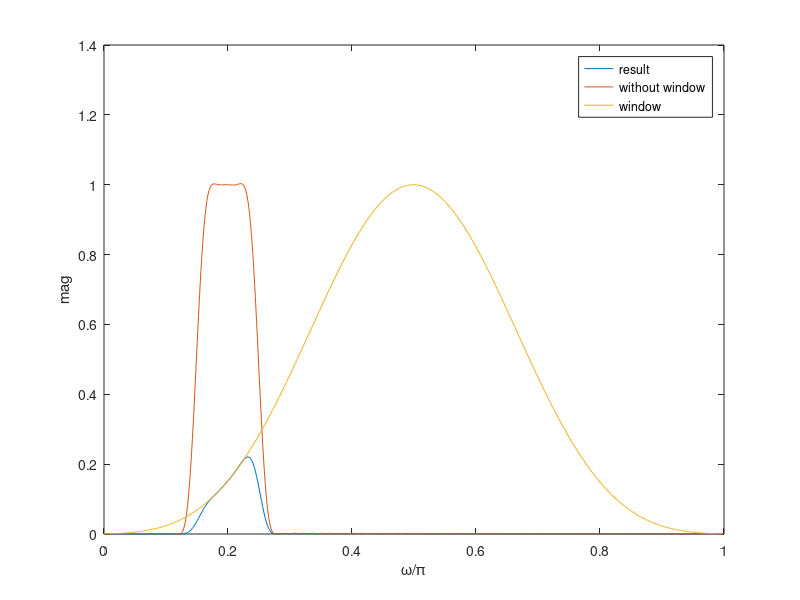

Reproduce this figure in MATLAB.
N = ceil((-20*log(sqrt(0.0116*10^-3))-13)/(14.6/20))

b = fir1(N,[150/1000, 250/1000], 'bandpass');
[h,w] = freqz(b,1,512)
window = kaiser(512,10)
h2=h.*window

plot(w/pi, abs(h2),w/pi,abs(h),w/pi,abs(window));
xlabel('\omega/\pi');
ylabel('mag');
lgs={'result','without window', 'window'};
legend(lgs);
